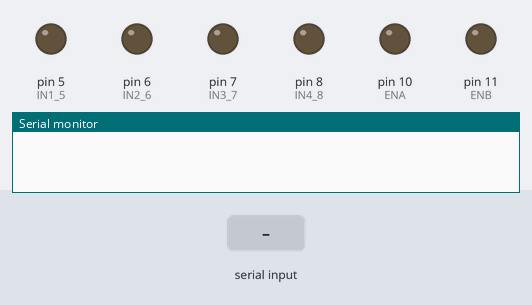
Bench run of a sketch on a simulated Arduino Uno, built with avr-gcc and run on an emulated ATmega328P. On the bench: output pins drawn as LEDs (lit = HIGH), the last lines printed to the serial monitor. The test bench sets the inputs (shaded band).

Above: at 1.2 s.
1.3 s: "F" received over the second serial link
At 2.1 s:
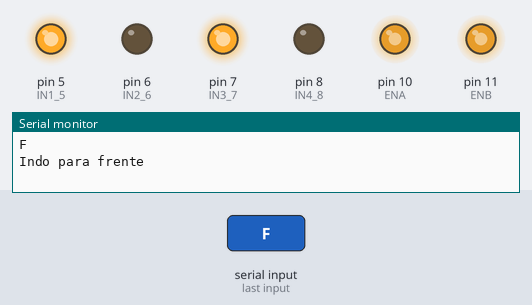
2.8 s: "A" received over the second serial link
At 6.4 s:
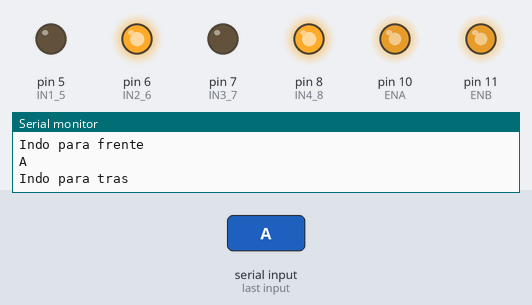
Timing chart, 0 to 10.8 s (numbered marks = the images above; inputs shaded):
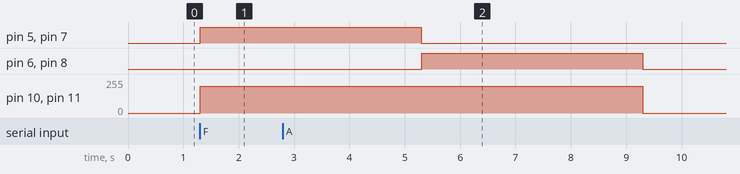

Measured:
- after the input at 1.3 s, pin 5 (IN1_5), pin 7 (IN3_7): LOW → HIGH at once; pin 10 (ENA), pin 11 (ENB): 0/255 → 200/255 at once
- after the input at 2.8 s, pin 6 (IN2_6), pin 8 (IN4_8): LOW → HIGH after 2.5 s, → LOW 4.0 s later; pin 10 (ENA), pin 11 (ENB): 200/255 → 0/255 after 6.5 s instead of 2.5 s

The sketch:

oruga.ino
```cpp
#include <Wire.h>
#include <SoftwareSerial.h>

#define RxD 2
#define TxD 3

#define IN1_5 5
#define IN2_6 6
#define IN3_7 7
#define IN4_8 8

#define ENA 10
#define ENB 11


SoftwareSerial BTSerial(RxD, TxD);
char command = '\0';

void setup()
{
    pinMode(IN1_5, OUTPUT);
    pinMode(IN2_6, OUTPUT);
    pinMode(IN3_7, OUTPUT);
    pinMode(IN4_8, OUTPUT);

    digitalWrite(IN1_5, LOW);
    digitalWrite(IN2_6, LOW);
    digitalWrite(IN3_7, LOW);
    digitalWrite(IN4_8, LOW);

    analogWrite(ENA, 0);
    analogWrite(ENB, 0);

    Serial.begin(9600);

    BTSerial.begin(115200);
    BTSerial.flush();
}

void loop()
{
    bool ready = false;
    if(BTSerial.available()){
        while(BTSerial.available()){
            command = BTSerial.read();
        }
        ready = true;
    }
    // int c = ;
    if(ready)
    {
        // c = Serial.read();
        Serial.println(command);
        switch (command)
        {
            case 'F':
                Serial.println("Indo para frente");
                BTSerial.println("Indo para frente");
                frente(4e3);
                break;
            case 'A':
                Serial.println("Indo para tras");
                BTSerial.println("Indo para tras");
                atras(4e3);
                break;
            case 'E':
                Serial.println("Indo para esquerda");
                BTSerial.println("Indo para esquerda");
                esquerda(4e3);
                break;
            case 'D':
                Serial.println("Indo para direita");
                BTSerial.println("Indo para direita");
                direita(4e3);
                break;
            default:
                command = '\0';
                break;
        }
    }
}

void frente(int time)
{
    analogWrite(ENA, 200);
    analogWrite(ENB, 200);

    digitalWrite(IN1_5, HIGH);
    digitalWrite(IN2_6, LOW);
    digitalWrite(IN3_7, HIGH);
    digitalWrite(IN4_8, LOW);

    delay(time);

    digitalWrite(IN1_5, LOW);
    digitalWrite(IN2_6, LOW);
    digitalWrite(IN3_7, LOW);
    digitalWrite(IN4_8, LOW);

    analogWrite(ENA, 0);
    analogWrite(ENB, 0);
}

void atras(int time)
{
    analogWrite(ENA, 200);
    analogWrite(ENB, 200);

    digitalWrite(IN1_5, LOW);
    digitalWrite(IN2_6, HIGH);
    digitalWrite(IN3_7, LOW);
    digitalWrite(IN4_8, HIGH);

    delay(time);

    digitalWrite(IN1_5, LOW);
    digitalWrite(IN2_6, LOW);
    digitalWrite(IN3_7, LOW);
    digitalWrite(IN4_8, LOW);

    analogWrite(ENA, 0);
    analogWrite(ENB, 0);
}

void esquerda(int time)
{
    analogWrite(ENA, 200);
    analogWrite(ENB, 200);

    digitalWrite(IN1_5, LOW);
    digitalWrite(IN2_6, HIGH);
    digitalWrite(IN3_7, HIGH);
    digitalWrite(IN4_8, LOW);

    delay(time);

    digitalWrite(IN1_5, LOW);
    digitalWrite(IN2_6, LOW);
    digitalWrite(IN3_7, LOW);
    digitalWrite(IN4_8, LOW);

    analogWrite(ENA, 0);
    analogWrite(ENB, 0);
}

void direita(int time)
{
    analogWrite(ENA, 200);
    analogWrite(ENB, 200);

    digitalWrite(IN1_5, HIGH);
    digitalWrite(IN2_6, LOW);
    digitalWrite(IN3_7, LOW);
    digitalWrite(IN4_8, HIGH);

    delay(time);

    digitalWrite(IN1_5, LOW);
    digitalWrite(IN2_6, LOW);
    digitalWrite(IN3_7, LOW);
    digitalWrite(IN4_8, LOW);

    analogWrite(ENA, 0);
    analogWrite(ENB, 0);
}
```
